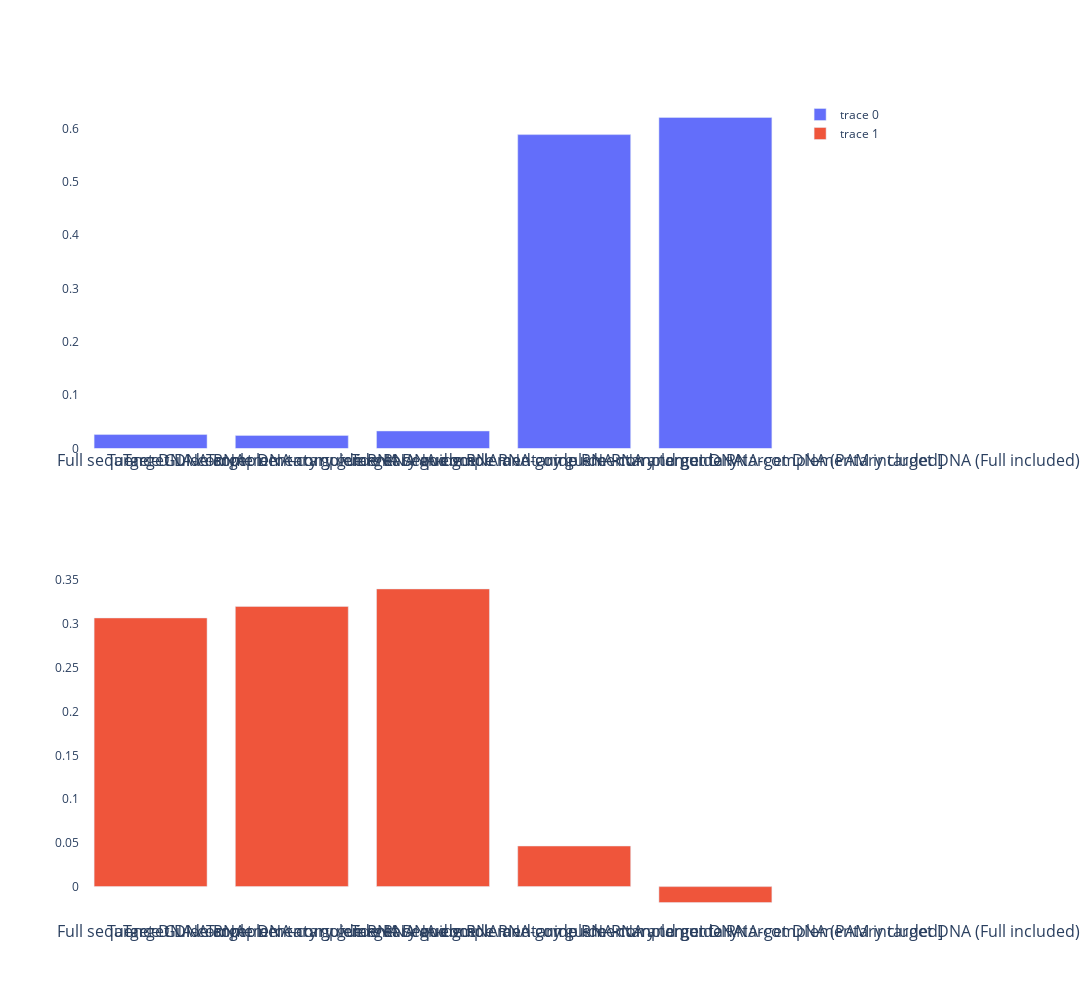

The cell this chart's notebook holds for it:
### Code cell
#Generate a bar plot for mse and pearson for each cases
import plotly.graph_objects as go
from plotly.subplots import make_subplots
fig = make_subplots(rows=2, cols=1)
categories = ['Full sequence Guide RNA',
         'Target DNA-complementary guide RNA sequence', 
         'Target DNA-complementary guide RNA and guide RNA-complementary target DNA',
         'Target DNA-complementary guide RNA and guide RNA-complementary target DNA (PAM included]',
         'Target DNA-complementary guide RNA and guide RNA-complementary target DNA (Full included)']

fig.add_trace(go.Bar(x=categories, y=[dt_gRNA_mse, dt_complementary_gRNA_mse,dt_concat_mse, dt_pam_included_mse, dt_context_included_mse]), row=1, col=1)
fig.add_trace(go.Bar(x=categories, y=[dt_gRNA_pearson_results[0], dt_complementary_gRNA_pearson_results[0],dt_concat_pearson_results[0], dt_pam_included_pearson_results[0], dt_context_included_pearson_results[0]]), row=2, col=1)
fig.update_xaxes(tickangle=-0, tickfont=dict(size=16))
fig.update_layout(height = 1000, width = 5000, plot_bgcolor='white')
fig.show()

### Figure 1 — Plotly figure (JSON) as saved in the notebook; plotly's stock layout.template omitted (floating-point values rounded to 4 significant figures)
{"data": [{"type": "bar", "x": ["Full sequence Guide RNA", "Target DNA-complementary guide RNA sequence", "Target DNA-complementary guide RNA and guide RNA-complementary target DNA", "Target DNA-complementary guide RNA and guide RNA-complementary target DNA (PAM included]", "Target DNA-complementary guide RNA and guide RNA-complementary target DNA (Full included)"], "xaxis": "x", "y": [0.02615, 0.02458, 0.03286, 0.5886, 0.6208], "yaxis": "y"}, {"type": "bar", "x": ["Full sequence Guide RNA", "Target DNA-complementary guide RNA sequence", "Target DNA-complementary guide RNA and guide RNA-complementary target DNA", "Target DNA-complementary guide RNA and guide RNA-complementary target DNA (PAM included]", "Target DNA-complementary guide RNA and guide RNA-complementary target DNA (Full included)"], "xaxis": "x2", "y": [0.307, 0.3202, 0.3401, 0.0464, -0.01823], "yaxis": "y2"}], "layout": {"height": 1000, "plot_bgcolor": "white", "width": 5000, "xaxis": {"anchor": "y", "autorange": true, "domain": [0, 1], "range": [-0.5, 4.5], "tickangle": 0, "tickfont": {"size": 16}, "type": "category"}, "xaxis2": {"anchor": "y2", "autorange": true, "domain": [0, 1], "range": [-0.5, 4.5], "tickangle": 0, "tickfont": {"size": 16}, "type": "category"}, "yaxis": {"anchor": "x", "autorange": true, "domain": [0.575, 1], "range": [0, 0.6535], "type": "linear"}, "yaxis2": {"anchor": "x2", "autorange": true, "domain": [0, 0.425], "range": [-0.03814, 0.36], "type": "linear"}}}
